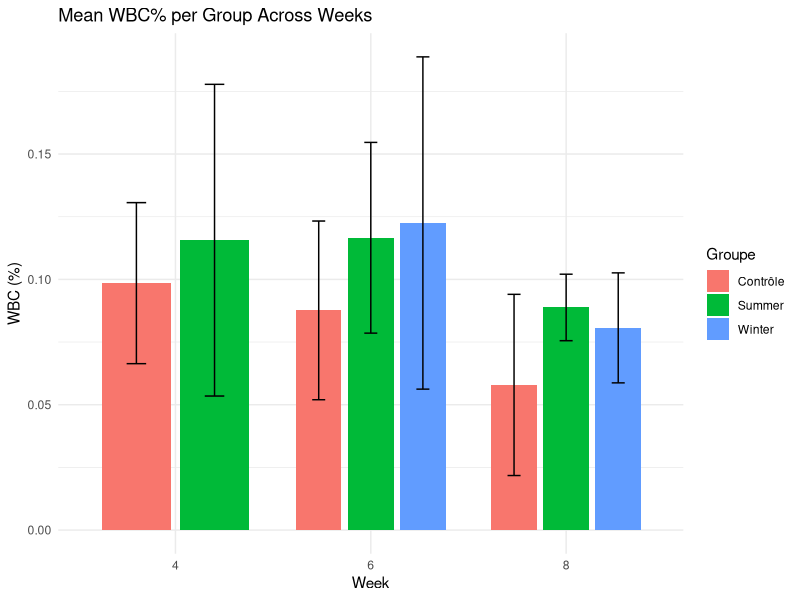

Write R code to recreate this figure.
## ---- chunk 1
 library(readxl)
library(dplyr)
library(tidyverse)
Blood_count <- read_excel("Blood_count.xlsx")
## ---- chunk 2
Blood_count <- Blood_count %>%
  dplyr::rename(
    `total_cell` = `[Cells] c/ml`
  )
## ---- chunk 3
Blood_count <- Blood_count %>%
  dplyr::rename(
    `wbc%` = `Percent wbc`
  )
## ---- chunk 4
Blood_count <- Blood_count %>%
  dplyr::rename(
    `Shark_Id` = `Sharks-Id`
  )
## ---- chunk 5
Blood_count <- Blood_count %>%
  dplyr::rename(
    esr        = `ESR (mm/h)`
  )
## ---- chunk 6
Blood_data_clean <- Blood_count %>%
  select(
    Groupe,
    Shark_Id,
    Sex,
    week,
    total_cell, 
    Eggs,
    `wbc%`,
    esr
  ) %>%
  filter(
    !is.na(total_cell) & 
    !is.na(Groupe) & 
    !is.na(week)
)
## ---- chunk 7
cat("Original rows:", nrow(Blood_count), "\n")
cat("Cleaned rows:", nrow(Blood_data_clean), "\n")
head(Blood_data_clean)
## ---- chunk 8
library(ggplot2)
library(dplyr)
## ---- chunk 9
Blood_data_clean <- Blood_data_clean %>%
  mutate(
    Groupe = as.factor(Groupe),
    week = as.factor(week),
    `wbc%` = as.numeric(`wbc%`)
  )
## ---- chunk 10
# Ensure numeric column
Blood_data_clean$wbc <- as.numeric(Blood_data_clean$`wbc%`)

# Calculate mean
mean_wbc <- aggregate(wbc ~ Groupe + week, data = Blood_data_clean, FUN = mean)

# Calculate SD
sd_wbc <- aggregate(wbc ~ Groupe + week, data = Blood_data_clean, FUN = sd)

# Combine into one summary dataframe
Blood_summary <- merge(mean_wbc, sd_wbc, by = c("Groupe", "week"))
colnames(Blood_summary) <- c("Groupe", "week", "mean_wbc", "sd_wbc")

# Inspect
print(Blood_summary)

## ---- chunk 11
ggplot(Blood_summary, aes(x = factor(week), y = mean_wbc, fill = Groupe)) +
  geom_bar(stat = "identity", position = position_dodge(width = 0.8), width = 0.7) +
  geom_errorbar(aes(ymin = mean_wbc - sd_wbc, ymax = mean_wbc + sd_wbc),
                position = position_dodge(width = 0.8), width = 0.2) +
  labs(title = "Mean WBC% per Group Across Weeks",
       x = "Week",
       y = "WBC (%)") +
  theme_minimal()
